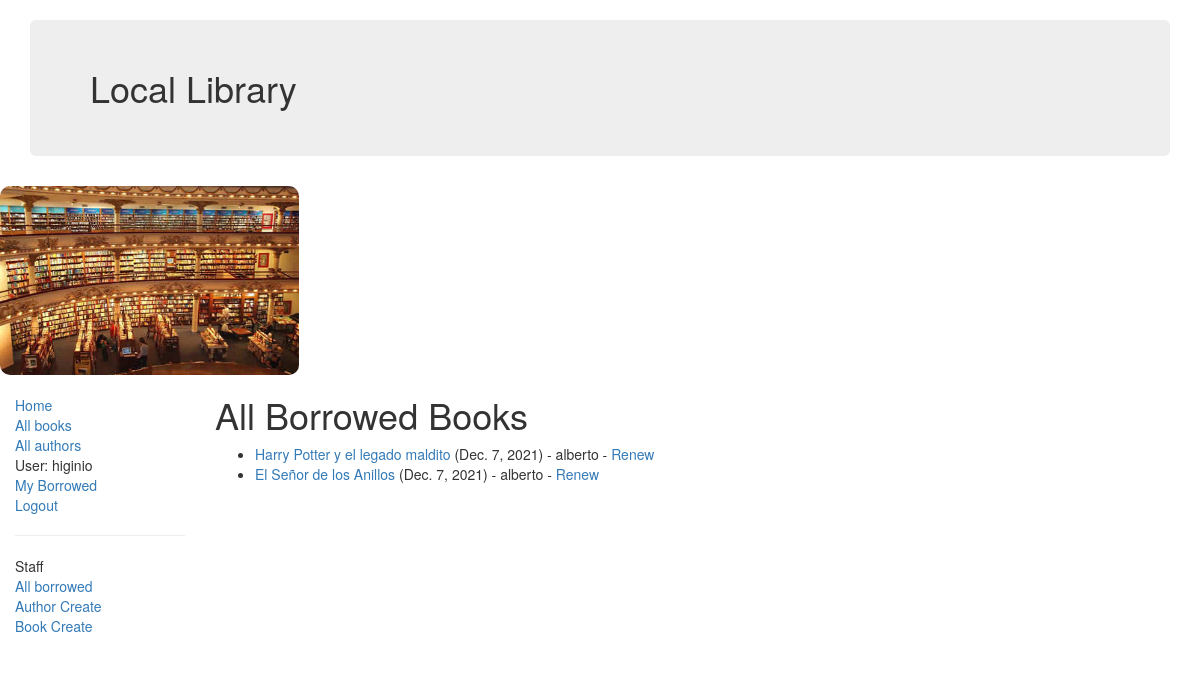
Page /catalog/borrowed/ (signed in) on the committed database.
### catalog/models.py (models this page shows, shortened)
class BookInstance(models.Model):
    id = models.UUIDField(primary_key=True, default=uuid.uuid4, help_text="ID único para este libro particular en toda la biblioteca")
    book = models.ForeignKey('Book', on_delete=models.SET_NULL, null=True)
    borrower = models.ForeignKey(User, on_delete=models.SET_NULL, null=True, blank=True)
    imprint = models.CharField(max_length=200)
    due_back = models.DateField(null=True, blank=True)
    LOAN_STATUS = (
        ('m', 'Maintenance'),
        ('o', 'On loan'),
        ('a', 'Available'),
        ('r', 'Reserved'),
        )
    status = models.CharField(max_length=1, choices=LOAN_STATUS, blank=True, default='m', help_text='Disponibilidad del libro')

class Book(models.Model):
    title = models.CharField(max_length=200)
    author = models.ForeignKey('Author', on_delete=models.SET_NULL, null=True)
    summary = models.TextField(max_length=1000, help_text="Ingrese una breve descripción del libro")
    isbn = models.CharField('ISBN',max_length=13, help_text='13 Caracteres <a href="https://www.isbn-international.org/content/what-isbn">ISBN number</a>')
    genre = models.ManyToManyField(Genre, help_text="Seleccione un genero para este libro")

### catalog/views.py (the view)
class LoanedBooksAllListView(PermissionRequiredMixin, generic.ListView):
    model = BookInstance
    permission_required = 'catalog.can_mark_returned'
    template_name = 'catalog/bookinstance_list_borrowed_all.html'
    paginate_by = 10
    def get_queryset(self):
        return BookInstance.objects.filter(status__exact='o').order_by('due_back')

### catalog/templates/catalog/bookinstance_list_borrowed_all.html
{% extends "base_generic.html" %}
{% block content %}
    <h1>All Borrowed Books</h1>
    {% if bookinstance_list %}
    <ul>
      {% for bookinst in bookinstance_list %}
      <li class="{% if bookinst.is_overdue %}text-danger{% endif %}">
        <a href="{% url 'book-detail' bookinst.book.pk %}">{{bookinst.book.title}}</a> ({{ bookinst.due_back }}) {% if user.is_staff %}- {{ bookinst.borrower }}{% endif %} {% if perms.catalog.can_mark_returned %}- <a href="{% url 'renew-book-librarian' bookinst.id %}">Renew</a>  {% endif %}
      </li>
      {% endfor %}
    </ul>
    {% else %}
      <p>There are no books borrowed.</p>
    {% endif %}
{% endblock %}

### catalog/templates/base_generic.html (shortened to what this page needs)
<!DOCTYPE html>
<html lang="en">
<head>
  <link rel="stylesheet" href="https://maxcdn.bootstrapcdn.com/bootstrap/3.3.7/css/bootstrap.min.css">
  {% load static %}
  <link rel="stylesheet" href="{% static 'css/styles.css' %}">
</head>
<body>
  <header class="container">
  <h1 class="jumbotron">{% block encabezado %}Local Library{% endblock %}</h1>
  </header>
  <img class="lib" src="{% static 'img/lib.jpg' %}" alt="My image" style="width:299px;height:189px;"/>
  <div class="container-fluid">
    <div class="row">
      <div class="col-sm-2">
        {% block sidebar %}
        <ul class="sidebar-nav">
          <li><a href="{% url 'index' %}">Home</a></li>
          <li><a href="{% url 'books' %}">All books</a></li>
          <li><a href="{% url 'authors' %}">All authors</a></li>
          {% if user.is_authenticated %}
          <li>User: {{ user.get_username }}</li>
          <li><a href="{% url 'my-borrowed' %}">My Borrowed</a></li>
          <li><a href="{% url 'logout'%}?next={{request.path}}">Logout</a></li>
          {% else %}
          <li><a href="{% url 'login'%}?next={{request.path}}">Login</a></li>
          {% endif %}
        </ul>
        {% if user.is_staff %}
        <hr />
        <ul class="sidebar-nav">
          <li>Staff</li>
          {% if perms.catalog.can_mark_returned %}
          <li><a href="{% url 'all-borrowed' %}">All borrowed</a></li>
          <li><a href="{% url 'author_create' %}">Author Create</a></li>
          <li><a href="{% url 'book-create' %}">Book Create</a></li>
          {% endif %}
        </ul>
          {% endif %}
        {% endblock %}
      </div>
      <div class="col-sm-10 ">
        {% block content %}{% endblock %}
      </div>
    </div>
  </div>
</body>
</html>

### catalog/static/css/styles.css (style rules this page uses)
.sidebar-nav { margin-top: 20px; padding: 0; list-style: none; }
.lib { border-radius: 10px; align-content: center; }

### rows in the picture
BookInstance: book "Harry Potter y el legado maldito", due_back "Dec. 7, 2021", borrower "alberto"
BookInstance: book "El Señor de los Anillos", due_back "Dec. 7, 2021", borrower "alberto"

### other values in the picture
{{ user.get_username }} "higinio"
